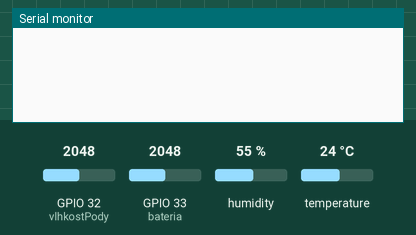
Simulated run of this sketch. Board: ESP32. On the bench: the last lines printed to the serial monitor. The inputs (shaded band) are chosen by the test bench; at power-on: temperature 24 °C, GPIO 32 (vlhkostPody) = 2048, GPIO 33 (bateria) = 2048, humidity 55 %. WiFi joins after 1.5 s; servers stay silent unless stated.

Above: at 3.0 s.
3.1 s: temperature set to 12 °C
At 7.2 s:
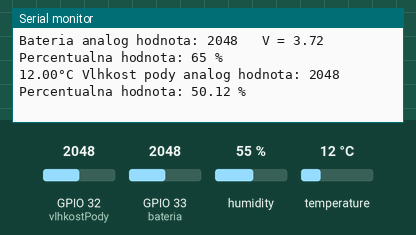
8.3 s: GPIO 32 (vlhkostPody) set to 2866
9.8 s: GPIO 33 (bateria) set to 2866
11.3 s: temperature set to 19 °C
At 12.3 s:
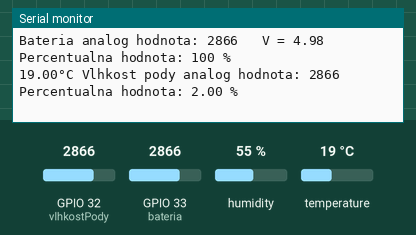

The sketch:

WemosSenzorBattery_2.ino
```cpp
#define BLYNK_TEMPLATE_ID           "TMPLblK60Pj-"  // definícia Blynk šablóny ID
#define BLYNK_DEVICE_NAME           "Zavlaha"  // definícia názvu zariadenia v Blynk aplikácii
#define BLYNK_AUTH_TOKEN            "NhAZeqig1jKjzGuVcYmdnAH_zzIWd3pL"  // autentifikačný token pre Blynk
#define BLYNK_PRINT Serial  // používanie sériového výstupu pre Blynk

#include <WiFi.h>  // WiFi knižnica pre ESP32
#include <WiFiClient.h>
#include <BlynkSimpleEsp32.h>  // Blynk knižnica pre ESP32
#include <DHT.h>  // knižnica pre senzor DHT

char auth[] = BLYNK_AUTH_TOKEN;  // inicializácia premennej pre autentifikáciu
char ssid[] = "iHome";  // meno Wi-Fi siete
char pass[] = "202PuskaS";  // heslo Wi-Fi siete

#define DHTPIN 22 // definovanie pinu, na ktorom je pripojený DHT senzor
#define DHTTYPE DHT11 // definovanie typu DHT senzora

BlynkTimer timer; // vytvorenie objektu BlynkTimer pre použitie časovača

DHT dht(DHTPIN, DHTTYPE); // vytvorenie objektu DHT a priradenie pinu a typu

#define bateria 33 // definovanie pinu, na ktorom je pripojená batéria
#define vlhkostPody 32 // definovanie pinu, na ktorom je pripojený senzor vlhkosti pôdy

int status_bateria = -1; // deklarácia premennej pre stav batérie
int status_vlhkost = -1; // deklarácia premennej pre stav vlhkosti pôdy

// *** Mapovacia funkcia *** //
// funkcia pre mapovanie hodnôt z analógového senzora na percentuálne hodnoty
double mapuj(double analogHodnota, double in_min, double in_max, double out_min, double out_max)
{
    double hodnota;

    if (((analogHodnota - in_min) * (out_max - out_min) / (in_max - in_min) + out_min)>=100)
    {
      hodnota = 100;
    }
    else if(((analogHodnota - in_min) * (out_max - out_min) / (in_max - in_min) + out_min)<=0)
    {
      hodnota = 0;
    }
    else
    {
      hodnota = ((analogHodnota - in_min) * (out_max - out_min) / (in_max - in_min) + out_min);
    }

    return hodnota;
}

// *** Senzor pody *** //
void senzorPody()
{
  int senzorPody = analogRead(vlhkostPody);
  double senzorPodyPercento = mapuj(senzorPody, 2900, 1200, 0, 100);

  if (isnan(senzorPody) ) {
    Serial.println(F("Citanie zo senzora pôdy sa nepodarilo !"));
    return;
  }
  else
  {
    status_vlhkost = senzorPodyPercento;
  }

  Blynk.virtualWrite(V21, senzorPodyPercento);  // Zapisanie percentuálnej hodnoty do virtuálneho pinu V21

  Serial.print("Vlhkost pody analog hodnota: "); // Vypís stavu
  Serial.print(senzorPody);
  Serial.print("\t Percentualna hodnota: ");
  Serial.print(senzorPodyPercento);
  Serial.println(" %");
}

// *** Bateria *** //
void snimanieBaterie() // Funkcia snímania stavu baterie
{
  int senzorBateria = analogRead(bateria); // Načítanie hodnoty z analógového pinu baterie
  double voltage = mapuj(senzorBateria, 1450, 2360, 2.8, 4.2); // Mapovanie nameranej hodnoty na napätie batérie
  int senzorBateriaPercento = mapuj(voltage, 2.8, 4.2, 0, 100); // Mapovanie napätia batérie na percentuálnu hodnotu

  if (isnan(senzorBateria)) { // Ak sú namerané hodnoty neplatné, vypíše sa chybová správa
  Serial.println(F("Citanie z baterie sa nepodarilo !"));
  return;
  }
  else // Inak sa uloží percentuálna hodnota do premennej status_bateria
  {
  status_bateria = senzorBateriaPercento;
  }

  Blynk.virtualWrite(V22, senzorBateriaPercento); // Zapisanie percentuálnej hodnoty do virtuálneho pinu V22

  if(senzorBateriaPercento == 20){ // Ak je percentuálna hodnota batérie 20, zaznamená sa udalosť do Blynk logov
  Blynk.logEvent("senzor","Senzor 1 - Batéria takmer vybitá !");
  }

  Serial.print("Bateria analog hodnota: "); // Vypís stavu
  Serial.print(senzorBateria);
  Serial.print("\t V = ");
  Serial.print(voltage);
  Serial.print("\t Percentualna hodnota: ");
  Serial.print(senzorBateriaPercento);
  Serial.println(" %");
}


// *** DHT senzor *** //
void DHTSenzor() {
  int vlhkost = dht.readHumidity(); // Načítanie vlhkosti z DHT senzora
  double teplota = dht.readTemperature(); // Načítanie teploty z DHT senzora

  if (isnan(vlhkost) || isnan(teplota)) { // Ak sú namerané hodnoty neplatné, vypíše sa chybová správa
    Serial.println(F("Citanie z DHT senzora sa nepodarilo !"));
    return;
  }
  double pocitovaTeplota = dht.computeHeatIndex(teplota, vlhkost, false); // Vypočíta sa pocitová teplota

  Serial.print(teplota); // Vypís stavu
  Serial.print(F("°C "));
  Blynk.virtualWrite(V20, teplota); // Zapisanie nameranej hodnoty teploty do virtuálneho pinu V20
}


// *** Status senzora pre BLYNK *** //
void statusSenzora(){
  Blynk.virtualWrite(V23, 1); // odoslanie hodnoty 1 do virtuálneho pinu V23 v Blynk aplikácii
}


void setup()
{

  Serial.begin(115200); //inicalizácia sériovej komunikácie
  Blynk.begin(auth, ssid, pass); //inicializácia pripojenia na Blynk
  dht.begin(); // inicializácia DHT senzora

  timer.setInterval(5000L, snimanieBaterie); //cyklické volanie funkcie snimanieBaterie každých 5 sekúnd
  timer.setInterval(5000L, DHTSenzor); //cyklické volanie funkcie DHTSenzor každých 5 sekúnd
  timer.setInterval(5000L, senzorPody); //cyklické volanie funkcie senzorPody každých 5 sekúnd
  timer.setInterval(5000L, statusSenzora); //cyklické volanie funkcie statusSenzora každých 5 sekúnd
}

void loop()
{
  if(WiFi.status() != WL_CONNECTED) //kontrola, či je zariadenie pripojené
  {
    ESP.restart();    //reštartovanie zariadenia v prípade, že nie je pripojené
  }
  else
  {
    Blynk.run(); //vykonávanie funkcií na Blynk serveri
    timer.run(); //vykonávanie funkcií s nastavenými intervalmi
  }

}
```

Measured:
- after the input at 3.1 s, the serial monitor: prints a new line after 3.7 s (image 1)
- after the input at 11.3 s, the serial monitor: prints a new line after 0.53 s (image 2)
